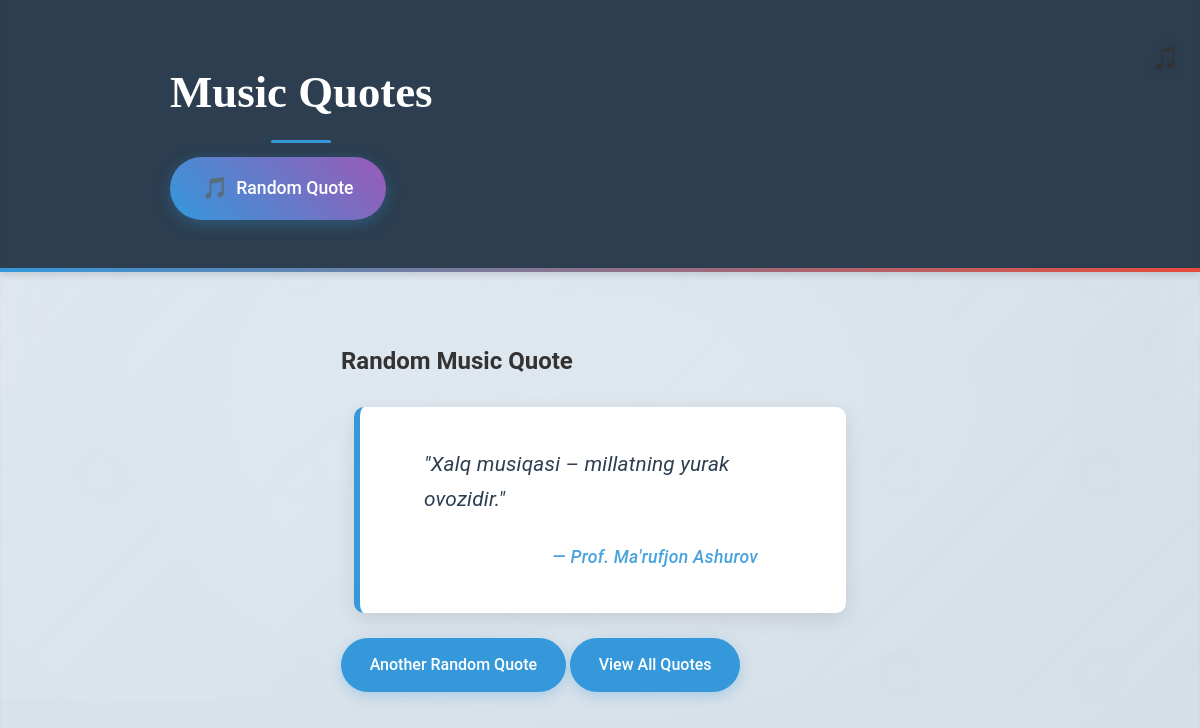
The page /random/ on the database its author committed.
### quotes/models.py (models this page shows, shortened)
class Quote(models.Model):
    text = models.TextField(max_length=1000, help_text='The quote text')
    author = models.CharField(max_length=200, help_text='The author of the quote')
    created_at = models.DateTimeField(default=timezone.now)
    class Meta:
        ordering = ['-created_at']

### quotes/views.py (the view)
# urls.py: path('random/', views.random_quote, name='random_quote'),
def random_quote(request):
    quote = get_random_quote()
    return render(request, 'quotes/random_quote.html', {'quote': quote})

### quotes/views.py (called while the page is built)
def get_random_quote():
    count = Quote.objects.aggregate(count=Count('id'))['count']
    if count > 0:
        random_index = random.randint(0, count - 1)
        return Quote.objects.all()[random_index]
    return None

### quotes/templates/quotes/random_quote.html (shortened to what this page needs)
{% extends 'base.html' %}
{% block content %}
    <div class="random-quote-container">
        <h2>Random Music Quote</h2>
        {% if quote %}
            <div class="quote featured">
                <div class="quote-text">"{{ quote.text }}"</div>
                <div class="quote-author">{{ quote.author }}</div>
            </div>
            <div class="quote-actions">
                <a href="{% url 'quotes:random_quote' %}" class="btn">Another Random Quote</a>
                <a href="{% url 'quotes:quote_list' %}" class="btn btn-secondary">View All Quotes</a>
            </div>
        {% else %}
            <p>No quotes available yet.</p>
        {% endif %}
    </div>
{% endblock %}

### quotes/templates/base.html (style rules this page uses)
:root { --primary-color: #2c3e50; --secondary-color: #3498db; --accent-color: #e74c3c; --text-color: #2c3e50; --light-gray: #f8f9fa; --shadow: 0 4px 6px rgba(0, 0, 0, 0.1); --transition: all 0.3s ease; }
* { box-sizing: border-box; margin: 0; padding: 0; }
body { font-family: 'Roboto', sans-serif; line-height: 1.8; margin: 0; padding: 0; color: #333; min-height: 100vh; display: flex; flex-direction: column; background: linear-gradient(-45deg, #f5f7fa, #e4e8f0, #d8e1e8, #e0e9f2); background-size: 400% 400%; animation: gradientBG 15s ease infinite; position: relative; }
body::before { content: ''; position: fixed; top: 0; left: 0; right: 0; bottom: 0; background-repeat: repeat; background-size: 200px 200px; z-index: -1; pointer-events: none; }
.quote { background: white; border-left: 6px solid var(--secondary-color); margin: 1.5rem auto; padding: 2.5rem 3.5rem 2.5rem 4rem; border-radius: 10px; box-shadow: 0 6px 20px rgba(0,0,0,0.1); position: relative; transition: all 0.4s cubic-bezier(0.4, 0, 0.2, 1); overflow: hidden; transform: translateY(0); width: 95%; max-width: 1200px; will-change: transform, box-shadow; opacity: 0; animation: fadeInUp 0.6s ease-out forwards; }
.quote::after { content: ''; position: absolute; top: 0; left: 0; width: 100%; height: 100%; background: linear-gradient(135deg, rgba(255,255,255,0) 0%, rgba(255,255,255,0.8) 100%); opacity: 0; transition: opacity 0.3s ease; pointer-events: none; }
.quote-text { font-size: 1.30rem; font-style: italic; margin-bottom: 1rem; line-height: 1.7; color: #2c3e50; font-weight: 400; letter-spacing: 0.2px; }
.quote-author { font-weight: 500; color: var(--secondary-color); text-align: right; margin-top: 1.5rem; font-size: 1.1rem; position: relative; padding-right: 2rem; font-family: 'Roboto', sans-serif; font-style: italic; letter-spacing: 0.3px; opacity: 0.9; }
.quote-author::before { content: '— '; }
.btn { display: inline-flex; align-items: center; justify-content: center; padding: 0.8rem 1.8rem; background-color: var(--secondary-color); color: white; border: none; border-radius: 50px; font-size: 1rem; font-weight: 500; text-decoration: none; cursor: pointer; transition: var(--transition); box-shadow: 0 4px 15px rgba(52, 152, 219, 0.3); }
.quote { animation: fadeIn 0.6s ease-out forwards; }
.quote::before { content: '♫'; position: absolute; left: -25px; top: 10px; color: var(--secondary-color); font-size: 1.2rem; opacity: 0; transition: all 0.3s ease; }

### rows shown on the page
Quote: text "Xalq musiqasi – millatning yurak ovozidir.", author "Prof. Ma'rufjon Ashurov"
